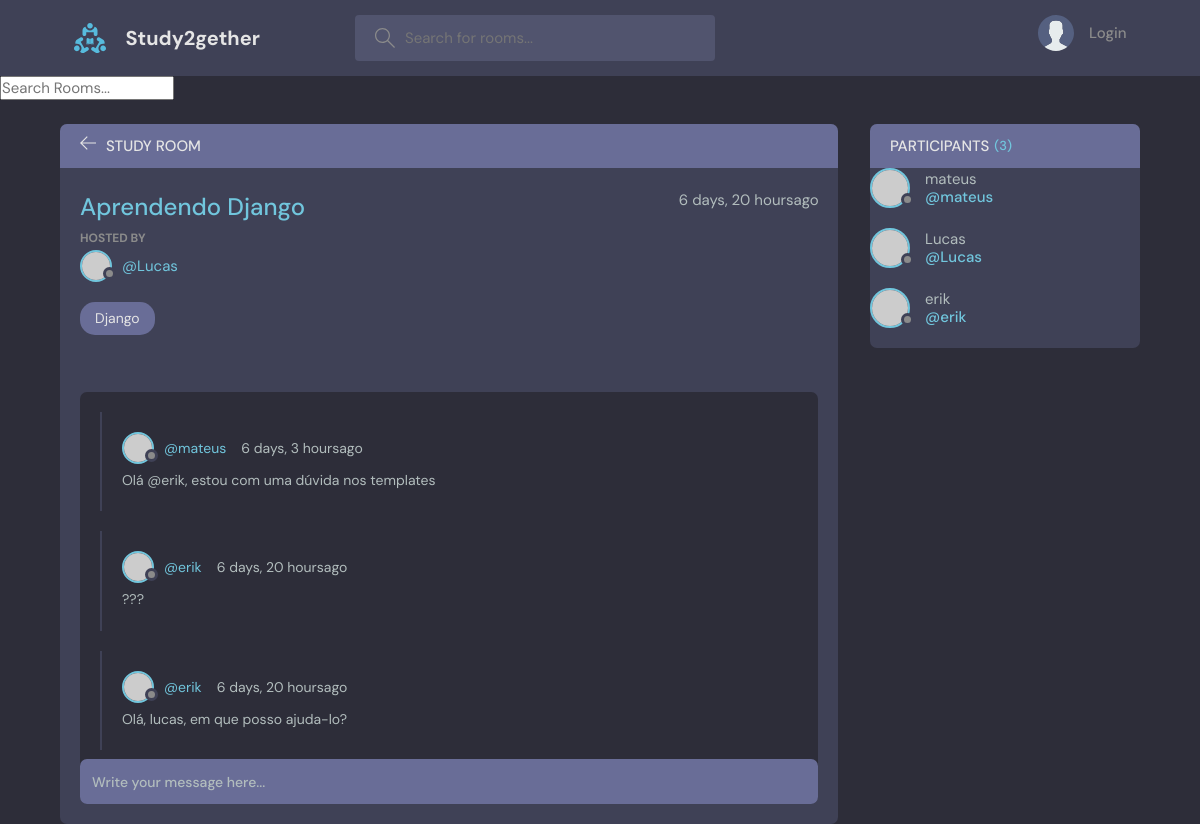
Page /room/7 on the earlier database version.
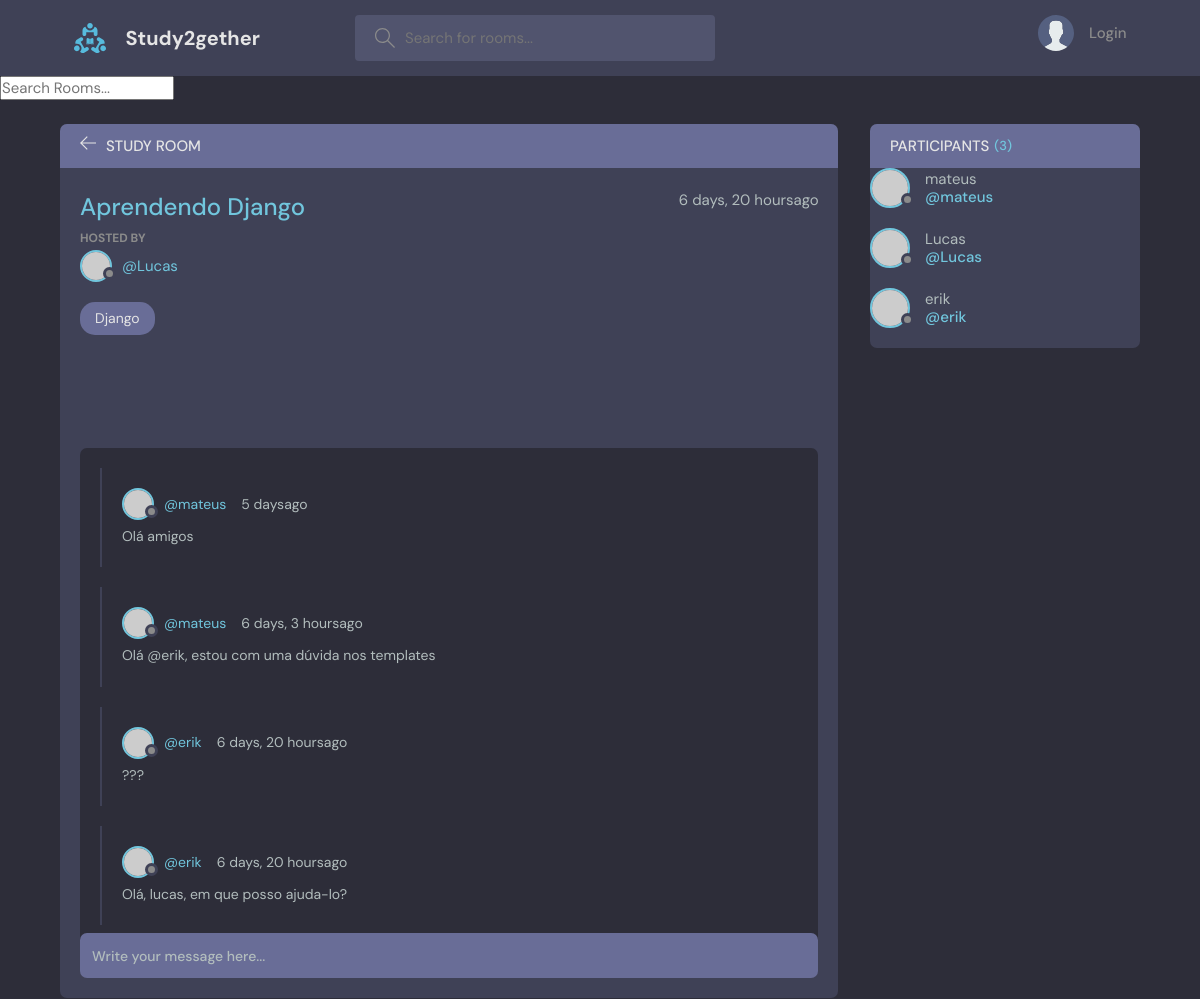
Same page on the later database version.
### base/models.py (models this page shows, shortened)
class Message(models.Model):
    user = models.ForeignKey(User, on_delete=models.CASCADE)
    room = models.ForeignKey(Room, on_delete=models.CASCADE)
    body = models.TextField()
    updated = models.DateTimeField(auto_now=True)
    created = models.DateTimeField(auto_now_add=True)
    class Meta:
        ordering = ['-updated', '-created']

### base/views.py (the view, shortened to what this page needs)
# urls.py: path('room/<int:pk>', room, name='room'),
def room(request, pk):
    room = Room.objects.get(id=pk)
    room_messages = room.message_set.all().order_by('-created')
    participants = room.participants.all()
    context = {'room':room, 'room_messages':room_messages, 'participants':participants}
    return render(request, 'base/room.html', context)

### base/models.py (called while the page is built)
    def __str__(self):
        return self.name

### base/templates/base/room.html (shortened to what this page needs)
{% extends 'base.html' %}
{% block content %}
    <main class="profile-page layout layout--2">
      <div class="container">
        <div class="room">
          <div class="room__top">
            <div class="room__topLeft">
              <a href="{% url 'home' %}">
                <svg version="1.1" xmlns="http://www.w3.org/2000/svg" width="32" height="32" viewBox="0 0 32 32">
                  <title>arrow-left</title>
                  <path
                    d="M13.723 2.286l-13.723 13.714 13.719 13.714 1.616-1.611-10.96-10.96h27.625v-2.286h-27.625l10.965-10.965-1.616-1.607z"
                  ></path>
                </svg>
              </a>
              <h3>Study Room</h3>
            </div>
          </div>
          <div class="room__box scroll">
            <div class="room__header scroll">
              <div class="room__info">
                <h3>{{ room.name }}</h3>
                <span>{{ room.created|timesince }}ago</span>
              </div>
              <div class="room__hosted">
                <p>Hosted By</p>
                <a href="{% url 'user_profile' room.host.id %}" class="room__author">
                  <div class="avatar avatar--small">
                    <img src="https://randomuser.me/api/portraits/men/37.jpg" />
                  </div>
                  <span>@{{ room.host.username }}</span>
                </a>
              </div>
              <span class="room__topics">{{ room.topic }}</span>
            </div>
            <div class="room__conversation">
              <div class="threads scroll">
                {% for message in room_messages %}
                  <div class="thread">
                  <div class="thread__top">
                    <div class="thread__author">
                      <a href="{% url 'user_profile' message.user.id %}" class="thread__authorInfo">
                        <div class="avatar avatar--small">
                          <img src="https://randomuser.me/api/portraits/men/37.jpg" />
                        </div>
                        <span>@{{ message.user.username }}</span>
                      </a>
                      <span class="thread__date">{{ message.created|timesince }}ago</span>
                    </div>
                  </div>
                  <div class="thread__details">
                    {{ message.body }}
                  </div>
                </div>
                {% endfor %}
              </div>
            </div>
          </div>
          <div class="room__message">
            <form action="" method="POST">
              <input name="body" placeholder="Write your message here..." /></form>
          </div>
        </div>
        <div class="participants">
          <h3 class="participants__top">Participants <span>({{ participants.count }})</span></h3>
          {% for user in participants %}
            <a href="{% url 'user_profile' user.id %}" class="participant">
              <div class="avatar avatar--medium">
                <img src="https://randomuser.me/api/portraits/men/37.jpg" />
              </div>
              <p>
                {{ user.username }}
                <span>@{{ user.username }}</span>
              </p>
            </a>
          {% endfor %}
          </div>
        </div>
    </main>
{% endblock %}

Differences in the rows shown:
added Message: user.username "mateus", created "5 days", body "Olá amigos"
